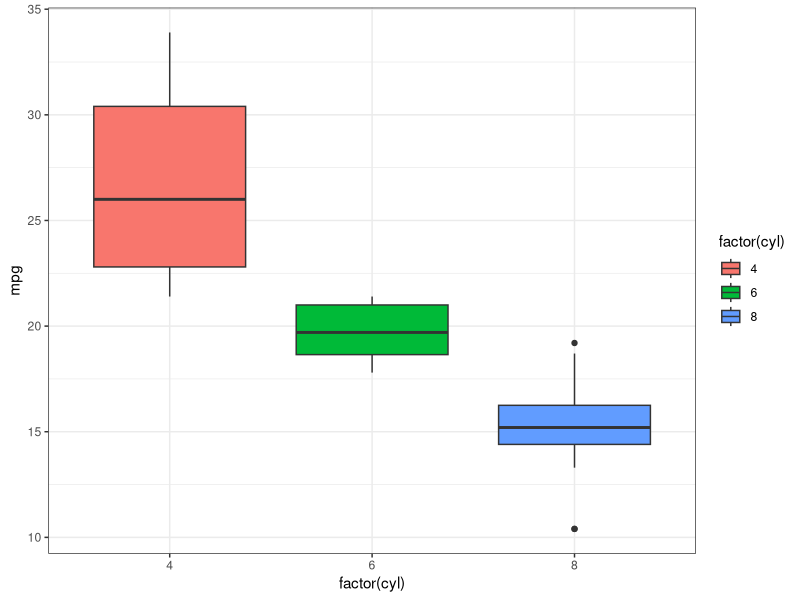

R code for this plot:
library(ggplot2)
df <- mtcars

pl <- ggplot(data = df,
             aes(x = factor(cyl), y = mpg))

pl2 <- pl + geom_boxplot() + coord_flip()

pl2 <- pl + geom_boxplot(aes(fill=factor(cyl))) + theme_bw()

print(pl2)
